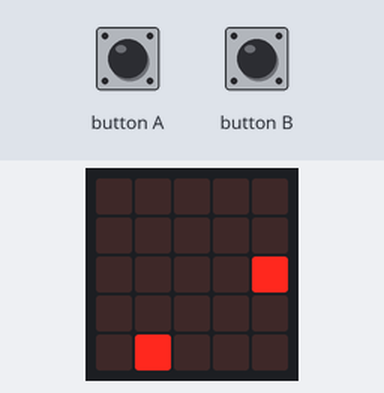
Simulated run of this program. Board: BBC micro:bit (MakeCode). Parts: the board's 5×5 LED display. The inputs (shaded band) are chosen by the test bench. Random numbers come from a fixed seed; the run ends where the board's game-over animation would start. At 7.9 s the program stops and its outputs stay as they are.

Above: at 1.2 s.
1.3 s: button B pressed for 0.15 s
At 1.9 s:
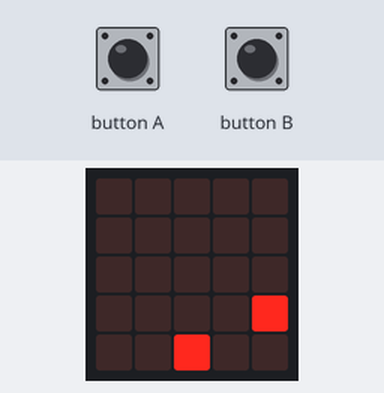
2.0 s: button A pressed for 0.15 s
At 2.36 s:
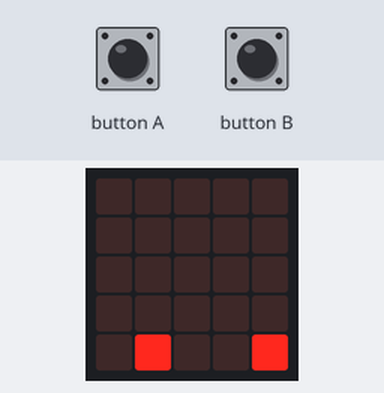
2.7 s: button B pressed for 0.15 s
At 8.0 s:
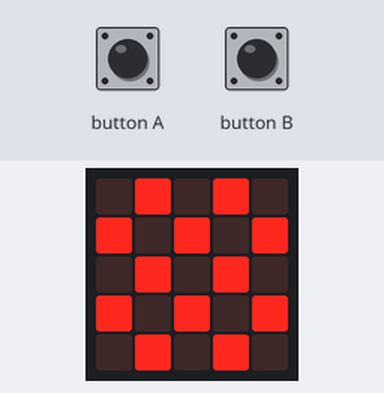
Timing chart, 0 to 9.4 s (numbered marks = the images above; inputs shaded):
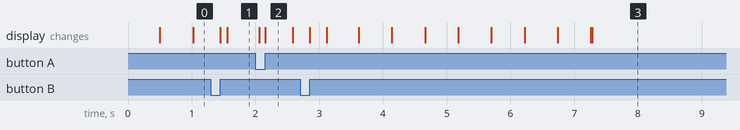

Measured:
- what the display in image 2 shows lasts 0.4 s, from 2.2 s to 2.6 s

The program:

main.ts
```typescript
function nuevoEnemigo () {
    EnemigoX = randint(0, 4)
    EnemigoY = 0
    led.plot(EnemigoX, EnemigoY)
}
input.onButtonPressed(Button.A, function () {
    if (JugadorX > 0) {
        led.unplot(JugadorX, 4)
        JugadorX = JugadorX - 1
        led.plot(JugadorX, 4)
    }
})
input.onButtonPressed(Button.B, function () {
    if (JugadorX < 4) {
        led.unplot(JugadorX, 4)
        JugadorX = JugadorX + 1
        led.plot(JugadorX, 4)
    }
})
let EnemigoY = 0
let EnemigoX = 0
let JugadorX = 0
JugadorX = randint(0, 4)
led.plot(JugadorX, 4)
nuevoEnemigo()
basic.forever(function () {
    if (JugadorX == EnemigoX && EnemigoY == 4) {
        led.unplot(EnemigoX, EnemigoY)
        basic.showIcon(IconNames.Chessboard)
        game.gameOver()
    }
    basic.pause(500)
    if (EnemigoY < 4) {
        led.unplot(EnemigoX, EnemigoY)
        EnemigoY = EnemigoY + 1
        led.plot(EnemigoX, EnemigoY)
    } else {
        led.unplot(EnemigoX, EnemigoY)
        nuevoEnemigo()
    }
})
```

test.ts
```typescript
// aquí va el archivo "tests"; esto no se compilará cuando este paquete se utilice como una extensión.
```
